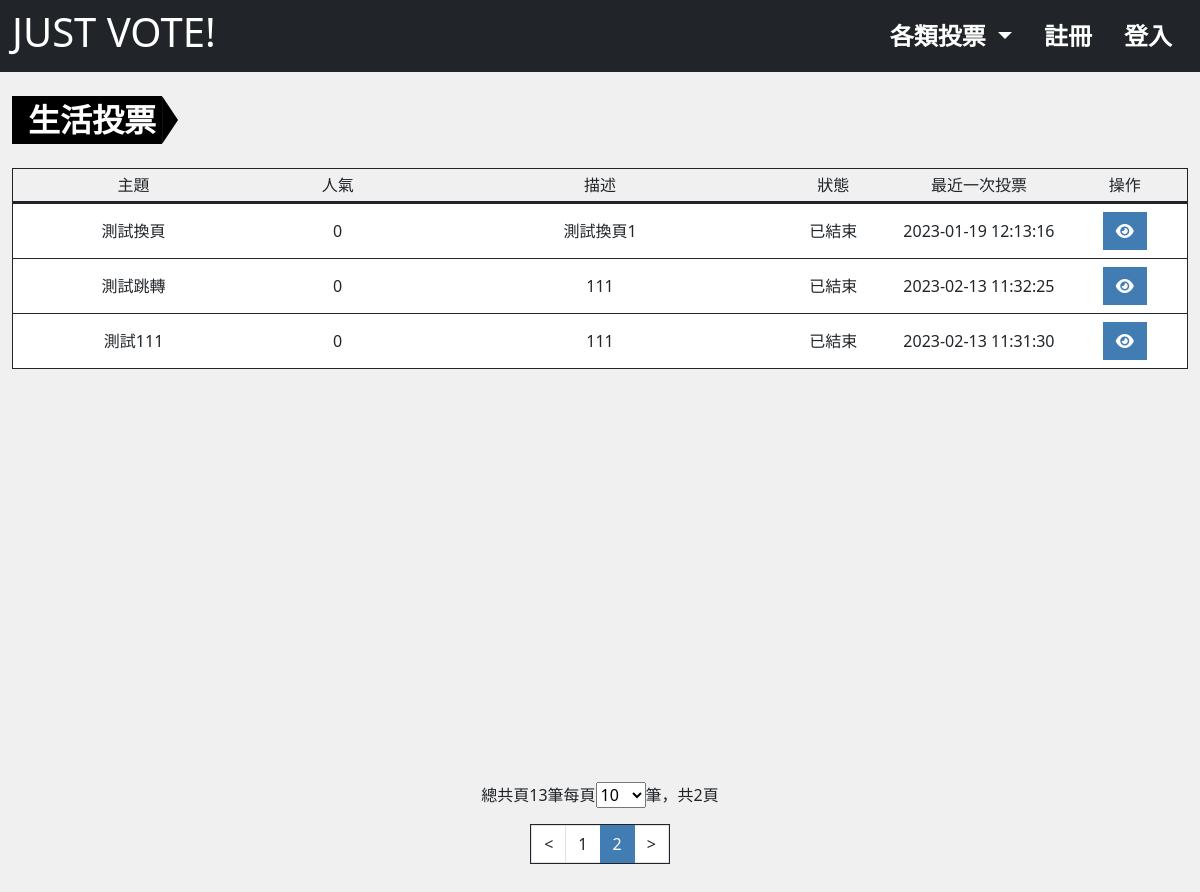
The app's page /?do=category_list&category=1&pageSet=10&page=2 with its own data.
### tables this page shows
CREATE TABLE `projectvote_subject_category` (
  `id` int(10) UNSIGNED NOT NULL,
  `category` varchar(32) NOT NULL
);

CREATE TABLE `projectvote_subject` (
  `id` int(10) UNSIGNED NOT NULL,
  `title` varchar(64) NOT NULL COMMENT '投票主題',
  `description` text DEFAULT NULL COMMENT '描述',
  `type` tinyint(3) UNSIGNED NOT NULL DEFAULT 0 COMMENT '投票類型',
  `vote` int(10) NOT NULL DEFAULT 0 COMMENT '被投票次數',
  `private` tinyint(1) NOT NULL DEFAULT 0 COMMENT '是否為私人投票',
  `category_id` int(10) UNSIGNED NOT NULL,
  `start_time` timestamp NOT NULL DEFAULT current_timestamp() COMMENT '開始時間',
  `end_time` timestamp NULL DEFAULT NULL COMMENT '結束時間',
  `created_at` timestamp NOT NULL DEFAULT current_timestamp(),
  `update_at` timestamp NOT NULL DEFAULT current_timestamp() ON UPDATE current_timestamp(),
  `check_num` int(10) UNSIGNED NOT NULL
);

### db/base.php (called while the page is built, shortened)
<?php
$db = "mysql:local=localhost;charset=utf8;dbname=vote;";
$pdo = new PDO($db,"root","");
function all($table,...$args){
    global $pdo;
    $sql = "SELECT * FROM `$table`";
    if(isset($args[0])){
        if(is_array($args[0])){
            $input = [];
            foreach ($args[0] as $key => $value){
                $input[]="`$key`='$value'";
            }
            $sql = $sql." WHERE ".join(' && ',$input);
        }else{
            $sql = $sql . $args[0];
        }
        if(isset($args[1])){
            $sql = $sql . $args[1];
        }
    }
    return $pdo->query($sql)->fetchAll(PDO::FETCH_ASSOC);
}
function find($table,$id){
    global $pdo;
    $sql = "SELECT * FROM  `$table`";
    if(is_array($id)){
        $input = [];
        foreach($id as $key => $value){
            $input[]="`$key`='$value'";
        }
        $sql = $sql ." WHERE ". join(" && ",$input);
    }else {
        $sql = $sql . "WHERE `id`='$id'";
    }
    return $pdo->query($sql)->fetch(PDO::FETCH_ASSOC);
}
function replaceInput($action,$str){
    $action=strtolower($action);
    switch($action){
        case 'html':
            return preg_replace(['/</','/>/'], ['《','》'],$str);
        break;
    }
}
function dateCheck($startTime,$endTime){
    $now = strtotime('now');
    $startDate = strtotime($startTime);
    $endDate = strtotime($endTime);
    if($now>$startDate && $now<$endDate){
        return '進行中';
      }else if($now<$startDate){
        return '未開始';
      }else if($now>$endDate){
        return '已結束';
      }
}
?>

### front/category_list.php (the view, shortened to what this page needs)
<?php
include_once "./db/base.php";
$pageSetting = $_GET['pageSet']??10;
$pageActive = 1;
$pageStart = $pageActive - 1;
if(isset($_GET['page'])){
  $pageStart = ($_GET['page']-1)*$pageSetting;
}
$date=date("Y-m-d H:i:s",strtotime('now'));
$surveyList = all('projectvote_subject',['category_id'=>$_GET['category']]," AND `private`='0' AND `start_time`<='$date' LIMIT $pageStart,$pageSetting");
$categoryName= find('projectvote_subject_category',$_GET['category'])['category'];
?>
<div class="container-xxl mt-4 pb-5">
    <div class="section-tag tag-lg mb-4"><?=$categoryName?>投票</div>
    <ul class="list-group list-group-container text-center ">
  <li class="list-group-item d-flex align-items-center bg-transparent border-bottom border-3 border-dark p-1" aria-current="true">
    <div class="w-20">主題</div>
    <div class="w-15">人氣</div>
    <div class="w-30">描述</div>
    <div class="w-10">狀態</div>
    <div class="w-15">最近一次投票</div>
    <div class="w-10">操作</div>
  </li>
  <?php
    if(!empty($surveyList)){
    foreach($surveyList as $survey){
    $dateStatus = dateCheck($survey['start_time'],$survey['end_time']);
    $title = replaceInput('html',$survey['title']);
    $description = replaceInput('html',$survey['description']);
    ?>
    <li class="list-group-item d-flex align-items-center border-bottom border-1 border-dark px-1">
    <div class="w-20 text-collapse"><?=$title?></div>
    <div class="w-15"><?=$survey['vote']?></div>
    <div class="w-30 text-collapse"><?=$description?></div>
    <div class="w-10"><?=$dateStatus?></div>
    <div class="w-15 fs-6 "><?=$survey['update_at']?></div>
    <div class="w-10">
      <?php
      echo "<a href='?do=survey_result&id={$survey['id']}' class='btn btn-main'><i class='fa-solid fa-eye'></i></a>";
      ?>
    </div>
  </li>
    <?php
    }
  }else{
    echo "<li class='list-group-item d-flex align-items-center border-bottom border-1 border-dark'>";
    echo "<div class='w-100'>此分類尚無投票!</div>";
    echo "</li>";
  }
  ?>
</ul>
    <?php
    include "./layout/pagination.php";
    ?>
</div>
</div>
</div>

### style/all.css (style rules this page uses)
:root { --main: rgb(65, 124, 179); --main-hover: rgb(157, 194, 228); --white: rgb(255, 255, 255); --white-opacity-9: rgb(255, 255, 255,.9); --black: rgb(0, 0, 0); --black-opacity-5: rgb(0, 0, 0,.8); --black-opacity-3: rgb(0, 0, 0,.3); --gray: #F0F0F0; --gray-opacity-8: rgb(240, 240, 240,.8); --gray-heavy: #cfcfcf; --sub: #8f8f8f; --section-height: max(30vh, 300px); --section-tag-fs:1.375rem; --section-tag-arrow:calc((var(--section-tag-fs) * 1.5) / 2); --section-tag-fs-lg:2rem; --section-tag-lg-arrow:calc((var(--section-tag-fs-lg) * 1.5) / 2); --nav-width:max(200px,13%); }
body { background-color: var(--gray); }
a { text-decoration: none; }
.btn { white-space: nowrap; }
.btn-main { color: var(--white); background-color: var(--main); }
ol, li { list-style: none; }
.section-tag { width: fit-content; position: relative; background-color: var(--black); font-size: var(--section-tag-fs); padding-left: 16px; padding-right: 6px; margin-bottom: 0; font-weight: 700; color: var(--white); line-height: 1.5; vertical-align: middle; }
.section-tag::after { content: ''; position: absolute; top: 0; right: -1.03rem; height: 100%; border-top: var(--section-tag-arrow) solid transparent; border-bottom: var(--section-tag-arrow) solid transparent; border-left: var(--section-tag-arrow) solid var(--black); }
.section-tag.tag-lg { font-size: var(--section-tag-fs-lg); }
.section-tag.tag-lg::after { content: ''; position: absolute; top: 0; right: calc(var(--section-tag-fs-lg) * -1); height: 100%; width: var(--section-tag-fs-lg); color: var(--black); clip-path: polygon(0 0,50% 50%,0% 100%); }
.btn, .card, .card-img-top, .list-group, .modal-content, .dropdown-menu, .input-group-text, .form-control, .pagination, .page-item:last-child .page-link, .page-item:first-child .page-link { border-radius: 0 ; }
.w-10 { width: 10%; }
.w-15 { width: 15%; }
.w-20 { width: 20%; }
.w-30 { width: 30%; }
.text-collapse { overflow: hidden; white-space: nowrap; text-overflow: ellipsis; }
.list-group.list-group-container { min-height: 590px; }

### records on screen
projectvote_subject_category: category "生活"
projectvote_subject: title "測試換頁", vote "0", description "測試換頁1", dateStatus "已結束", update_at "2023-01-19 12:13:16"
projectvote_subject: title "測試跳轉", vote "0", description "111", dateStatus "已結束", update_at "2023-02-13 11:32:25"
projectvote_subject: title "測試111", vote "0", description "111", dateStatus "已結束", update_at "2023-02-13 11:31:30"

### other values on screen
$surveyRows "13"
$pages "2"
form field pageSet "10"
